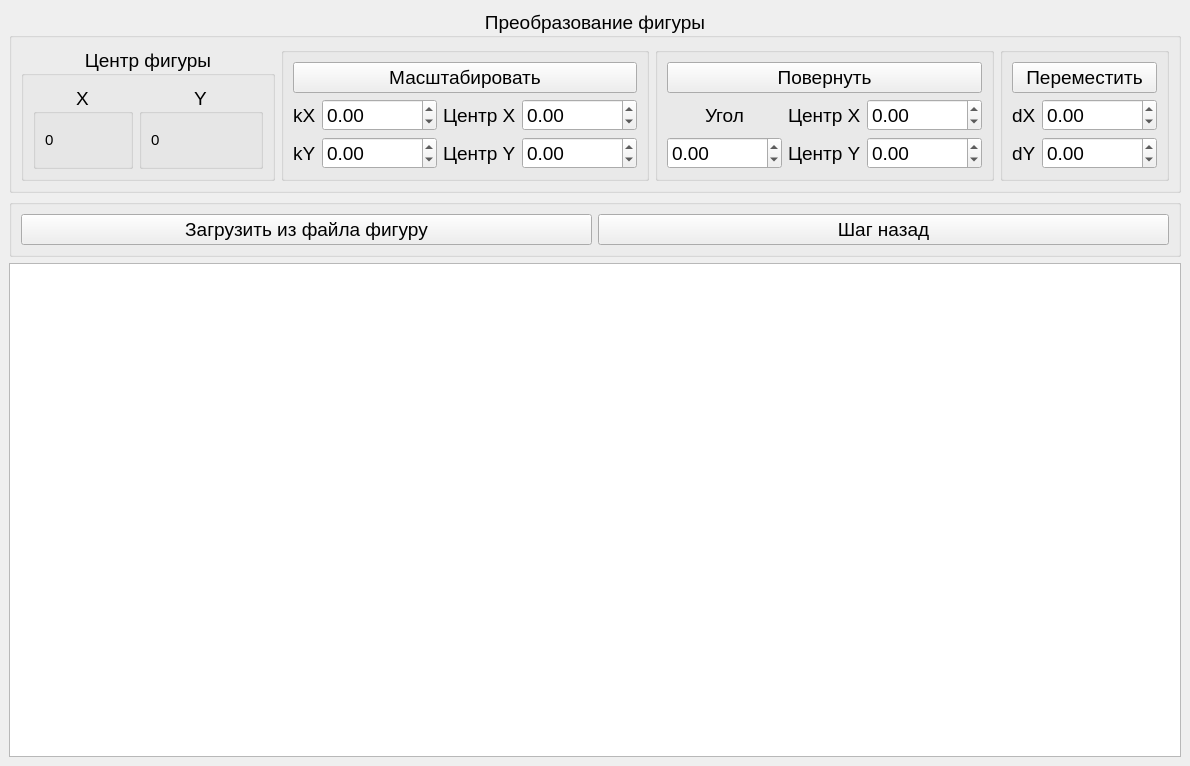
<?xml version="1.0" encoding="UTF-8"?>
<ui version="4.0">
 <class>MainWindow</class>
 <widget class="QMainWindow" name="MainWindow">
  <property name="geometry">
   <rect>
    <x>0</x>
    <y>0</y>
    <width>1129</width>
    <height>766</height>
   </rect>
  </property>
  <property name="sizePolicy">
   <sizepolicy hsizetype="Minimum" vsizetype="Preferred">
    <horstretch>0</horstretch>
    <verstretch>0</verstretch>
   </sizepolicy>
  </property>
  <property name="windowTitle">
   <string>Lab_01</string>
  </property>
  <widget class="QWidget" name="centralwidget">
   <layout class="QGridLayout" name="gridLayout">
    <item row="2" column="0">
     <widget class="QGroupBox" name="downlaudAndStepBox">
      <property name="title">
       <string/>
      </property>
      <layout class="QHBoxLayout" name="horizontalLayout_3">
       <item>
        <widget class="QPushButton" name="downloadFigure">
         <property name="font">
          <font>
           <pointsize>14</pointsize>
          </font>
         </property>
         <property name="text">
          <string>Загрузить из файла фигуру</string>
         </property>
        </widget>
       </item>
       <item>
        <widget class="QPushButton" name="stepButton">
         <property name="font">
          <font>
           <pointsize>14</pointsize>
          </font>
         </property>
         <property name="text">
          <string>Шаг назад</string>
         </property>
        </widget>
       </item>
      </layout>
     </widget>
    </item>
    <item row="0" column="0">
     <widget class="QGroupBox" name="MainBox">
      <property name="font">
       <font>
        <pointsize>14</pointsize>
       </font>
      </property>
      <property name="title">
       <string>Преобразование фигуры</string>
      </property>
      <property name="alignment">
       <set>Qt::AlignCenter</set>
      </property>
      <layout class="QHBoxLayout" name="horizontalLayout_2">
       <item>
        <widget class="QGroupBox" name="groupBoxObj">
         <property name="font">
          <font>
           <pointsize>14</pointsize>
          </font>
         </property>
         <property name="title">
          <string>Центр фигуры</string>
         </property>
         <property name="alignment">
          <set>Qt::AlignCenter</set>
         </property>
         <layout class="QHBoxLayout" name="horizontalLayout_4">
          <item>
           <widget class="QGroupBox" name="groupBoxX">
            <property name="minimumSize">
             <size>
              <width>100</width>
              <height>0</height>
             </size>
            </property>
            <property name="title">
             <string>X</string>
            </property>
            <property name="alignment">
             <set>Qt::AlignCenter</set>
            </property>
            <layout class="QVBoxLayout" name="verticalLayout_3">
             <item>
              <widget class="QLabel" name="labelX">
               <property name="minimumSize">
                <size>
                 <width>100</width>
                 <height>0</height>
                </size>
               </property>
               <property name="font">
                <font>
                 <pointsize>11</pointsize>
                </font>
               </property>
               <property name="text">
                <string>0</string>
               </property>
              </widget>
             </item>
            </layout>
           </widget>
          </item>
          <item>
           <widget class="QGroupBox" name="groupBoxY">
            <property name="title">
             <string>Y</string>
            </property>
            <property name="alignment">
             <set>Qt::AlignCenter</set>
            </property>
            <layout class="QHBoxLayout" name="horizontalLayout_5">
             <item>
              <widget class="QLabel" name="labelY">
               <property name="minimumSize">
                <size>
                 <width>100</width>
                 <height>0</height>
                </size>
               </property>
               <property name="font">
                <font>
                 <pointsize>11</pointsize>
                </font>
               </property>
               <property name="text">
                <string>0</string>
               </property>
              </widget>
             </item>
            </layout>
           </widget>
          </item>
         </layout>
        </widget>
       </item>
       <item>
        <widget class="QGroupBox" name="kxBox">
         <property name="font">
          <font>
           <pointsize>14</pointsize>
          </font>
         </property>
         <property name="title">
          <string/>
         </property>
         <property name="alignment">
          <set>Qt::AlignCenter</set>
         </property>
         <layout class="QVBoxLayout" name="verticalLayout_4">
          <item>
           <widget class="QPushButton" name="kxButton">
            <property name="font">
             <font>
              <pointsize>14</pointsize>
             </font>
            </property>
            <property name="text">
             <string>Масштабировать</string>
            </property>
           </widget>
          </item>
          <item>
           <layout class="QFormLayout" name="kxLayot">
            <item row="0" column="0">
             <layout class="QFormLayout" name="kxLayout">
              <item row="0" column="0">
               <layout class="QVBoxLayout" name="kxTextLayout">
                <property name="sizeConstraint">
                 <enum>QLayout::SetDefaultConstraint</enum>
                </property>
                <property name="leftMargin">
                 <number>0</number>
                </property>
                <property name="topMargin">
                 <number>0</number>
                </property>
                <item>
                 <widget class="QLabel" name="kxText">
                  <property name="font">
                   <font>
                    <pointsize>14</pointsize>
                   </font>
                  </property>
                  <property name="text">
                   <string>kX</string>
                  </property>
                 </widget>
                </item>
                <item>
                 <widget class="QLabel" name="kyText">
                  <property name="sizePolicy">
                   <sizepolicy hsizetype="Preferred" vsizetype="Preferred">
                    <horstretch>0</horstretch>
                    <verstretch>0</verstretch>
                   </sizepolicy>
                  </property>
                  <property name="font">
                   <font>
                    <pointsize>14</pointsize>
                   </font>
                  </property>
                  <property name="contextMenuPolicy">
                   <enum>Qt::CustomContextMenu</enum>
                  </property>
                  <property name="text">
                   <string>kY</string>
                  </property>
                  <property name="alignment">
                   <set>Qt::AlignLeading|Qt::AlignLeft|Qt::AlignVCenter</set>
                  </property>
                 </widget>
                </item>
               </layout>
              </item>
              <item row="0" column="1">
               <layout class="QVBoxLayout" name="kxDoubleLayot">
                <item>
                 <widget class="QDoubleSpinBox" name="kxDouble">
                  <property name="font">
                   <font>
                    <pointsize>14</pointsize>
                   </font>
                  </property>
                  <property name="minimum">
                   <double>-10000.000000000000000</double>
                  </property>
                  <property name="maximum">
                   <double>10000.000000000000000</double>
                  </property>
                 </widget>
                </item>
                <item>
                 <widget class="QDoubleSpinBox" name="kyDouble">
                  <property name="font">
                   <font>
                    <pointsize>14</pointsize>
                   </font>
                  </property>
                  <property name="minimum">
                   <double>-10000.000000000000000</double>
                  </property>
                  <property name="maximum">
                   <double>10000.000000000000000</double>
                  </property>
                 </widget>
                </item>
               </layout>
              </item>
             </layout>
            </item>
            <item row="0" column="1">
             <layout class="QFormLayout" name="kxCentrLauot">
              <item row="0" column="0">
               <layout class="QVBoxLayout" name="kxCentrTextLayout">
                <item>
                 <widget class="QLabel" name="kxCentText">
                  <property name="font">
                   <font>
                    <pointsize>14</pointsize>
                   </font>
                  </property>
                  <property name="text">
                   <string>Центр X</string>
                  </property>
                 </widget>
                </item>
                <item>
                 <widget class="QLabel" name="kyCentrText">
                  <property name="font">
                   <font>
                    <pointsize>14</pointsize>
                   </font>
                  </property>
                  <property name="text">
                   <string>Центр Y</string>
                  </property>
                 </widget>
                </item>
               </layout>
              </item>
              <item row="0" column="1">
               <layout class="QVBoxLayout" name="kxCentrDoubleLayout">
                <item>
                 <widget class="QDoubleSpinBox" name="kxCentrDouble">
                  <property name="font">
                   <font>
                    <pointsize>14</pointsize>
                   </font>
                  </property>
                  <property name="minimum">
                   <double>-10000.000000000000000</double>
                  </property>
                  <property name="maximum">
                   <double>10000.000000000000000</double>
                  </property>
                 </widget>
                </item>
                <item>
                 <widget class="QDoubleSpinBox" name="kyCentrDouble">
                  <property name="font">
                   <font>
                    <pointsize>14</pointsize>
                   </font>
                  </property>
                  <property name="minimum">
                   <double>-10000.000000000000000</double>
                  </property>
                  <property name="maximum">
                   <double>10000.000000000000000</double>
                  </property>
                 </widget>
                </item>
               </layout>
              </item>
             </layout>
            </item>
           </layout>
          </item>
         </layout>
        </widget>
       </item>
       <item>
        <widget class="QGroupBox" name="AngleBox">
         <property name="font">
          <font>
           <pointsize>14</pointsize>
          </font>
         </property>
         <property name="title">
          <string/>
         </property>
         <layout class="QVBoxLayout" name="verticalLayout">
          <item>
           <widget class="QPushButton" name="AngleButton">
            <property name="font">
             <font>
              <pointsize>14</pointsize>
             </font>
            </property>
            <property name="text">
             <string>Повернуть</string>
            </property>
           </widget>
          </item>
          <item>
           <layout class="QFormLayout" name="AngleMainLayout">
            <item row="0" column="1">
             <layout class="QFormLayout" name="AngleCentrLayout">
              <item row="0" column="0">
               <layout class="QVBoxLayout" name="AngleCentrTextLayout">
                <item>
                 <widget class="QLabel" name="AngleCentrXText">
                  <property name="font">
                   <font>
                    <pointsize>14</pointsize>
                   </font>
                  </property>
                  <property name="text">
                   <string>Центр X</string>
                  </property>
                 </widget>
                </item>
                <item>
                 <widget class="QLabel" name="AngleCentrYText">
                  <property name="font">
                   <font>
                    <pointsize>14</pointsize>
                   </font>
                  </property>
                  <property name="text">
                   <string>Центр Y</string>
                  </property>
                 </widget>
                </item>
               </layout>
              </item>
              <item row="0" column="1">
               <layout class="QVBoxLayout" name="AngleCentrDoubleLAyout">
                <item>
                 <widget class="QDoubleSpinBox" name="AngleCentrXDouble">
                  <property name="minimum">
                   <double>-10000.000000000000000</double>
                  </property>
                  <property name="maximum">
                   <double>10000.000000000000000</double>
                  </property>
                 </widget>
                </item>
                <item>
                 <widget class="QDoubleSpinBox" name="AngleCentrYDouble">
                  <property name="minimum">
                   <double>-10000.000000000000000</double>
                  </property>
                  <property name="maximum">
                   <double>10000.000000000000000</double>
                  </property>
                 </widget>
                </item>
               </layout>
              </item>
             </layout>
            </item>
            <item row="0" column="0">
             <layout class="QVBoxLayout" name="verticalLayout_12">
              <property name="topMargin">
               <number>0</number>
              </property>
              <property name="rightMargin">
               <number>0</number>
              </property>
              <item>
               <widget class="QLabel" name="AngleXText">
                <property name="font">
                 <font>
                  <pointsize>14</pointsize>
                 </font>
                </property>
                <property name="text">
                 <string>Угол</string>
                </property>
                <property name="alignment">
                 <set>Qt::AlignCenter</set>
                </property>
               </widget>
              </item>
              <item>
               <widget class="QDoubleSpinBox" name="AngleXDouble">
                <property name="font">
                 <font>
                  <pointsize>14</pointsize>
                 </font>
                </property>
                <property name="minimum">
                 <double>-10000.000000000000000</double>
                </property>
                <property name="maximum">
                 <double>10000.000000000000000</double>
                </property>
               </widget>
              </item>
             </layout>
            </item>
           </layout>
          </item>
         </layout>
        </widget>
       </item>
       <item>
        <widget class="QGroupBox" name="dxBox">
         <property name="font">
          <font>
           <pointsize>14</pointsize>
          </font>
         </property>
         <property name="title">
          <string/>
         </property>
         <property name="alignment">
          <set>Qt::AlignCenter</set>
         </property>
         <layout class="QVBoxLayout" name="verticalLayout_11">
          <item>
           <widget class="QPushButton" name="dxButton">
            <property name="font">
             <font>
              <pointsize>14</pointsize>
             </font>
            </property>
            <property name="text">
             <string>Переместить</string>
            </property>
           </widget>
          </item>
          <item>
           <layout class="QFormLayout" name="dxMainLayot">
            <item row="0" column="0">
             <layout class="QVBoxLayout" name="dxTextLayout">
              <item>
               <widget class="QLabel" name="dxText">
                <property name="font">
                 <font>
                  <pointsize>14</pointsize>
                 </font>
                </property>
                <property name="text">
                 <string>dX</string>
                </property>
               </widget>
              </item>
              <item>
               <widget class="QLabel" name="dyText">
                <property name="font">
                 <font>
                  <pointsize>14</pointsize>
                 </font>
                </property>
                <property name="text">
                 <string>dY</string>
                </property>
               </widget>
              </item>
             </layout>
            </item>
            <item row="0" column="1">
             <layout class="QVBoxLayout" name="dxDoubleLayot">
              <item>
               <widget class="QDoubleSpinBox" name="dxDouble">
                <property name="font">
                 <font>
                  <pointsize>14</pointsize>
                 </font>
                </property>
                <property name="minimum">
                 <double>-10000.000000000000000</double>
                </property>
                <property name="maximum">
                 <double>10000.000000000000000</double>
                </property>
               </widget>
              </item>
              <item>
               <widget class="QDoubleSpinBox" name="dyDouble">
                <property name="font">
                 <font>
                  <pointsize>14</pointsize>
                 </font>
                </property>
                <property name="minimum">
                 <double>-10000.000000000000000</double>
                </property>
                <property name="maximum">
                 <double>10000.000000000000000</double>
                </property>
               </widget>
              </item>
             </layout>
            </item>
           </layout>
          </item>
         </layout>
        </widget>
       </item>
      </layout>
     </widget>
    </item>
    <item row="8" column="0">
     <widget class="QGraphicsView" name="graphicsView"/>
    </item>
   </layout>
  </widget>
 </widget>
 <resources/>
 <connections/>
</ui>
